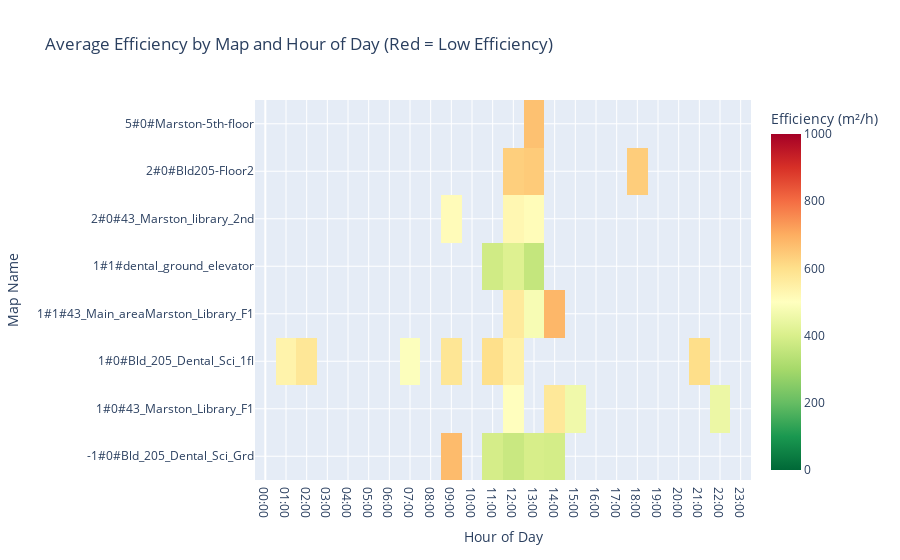
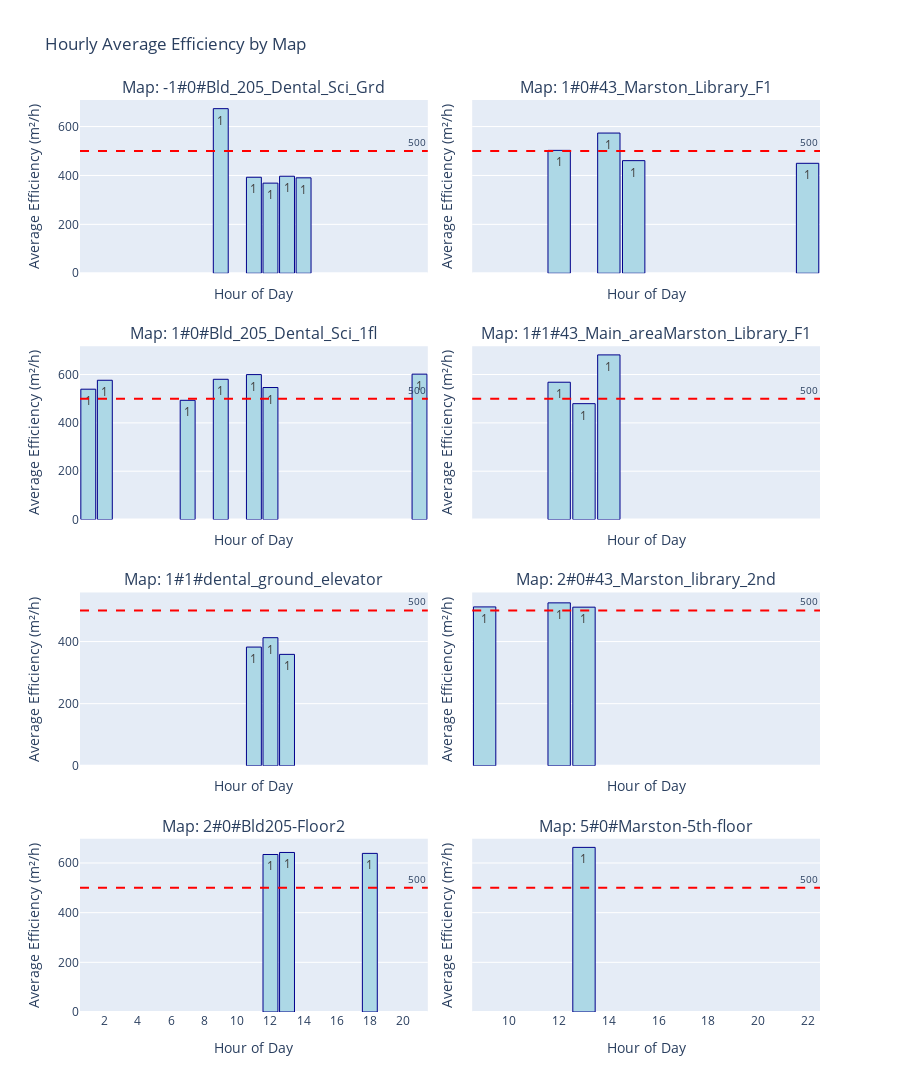

Here is the notebook cell these charts were saved with, in order:
### Code cell
import plotly.express as px
import plotly.graph_objects as go
from plotly.subplots import make_subplots
import numpy as np


# Extract hour from start_time
df['hour'] = df['start_time'].dt.hour

# Calculate average efficiency by map_name and hour
hourly_efficiency = df.groupby(['map_name', 'hour']).agg({
    'efficiency': ['mean', 'count', 'std'],
    'robot_sn': 'nunique'
}).round(2)

# Flatten column names
hourly_efficiency.columns = ['avg_efficiency', 'task_count', 'std_efficiency', 'unique_robots']
hourly_efficiency = hourly_efficiency.reset_index()

# Pivot for heatmap
pivot_data = hourly_efficiency.pivot(index='map_name', columns='hour', values='avg_efficiency')

# Fill missing hours with NaN (will appear as gray in heatmap)
all_hours = range(0, 24)
for hour in all_hours:
    if hour not in pivot_data.columns:
        pivot_data[hour] = np.nan

pivot_data = pivot_data.reindex(columns=sorted(pivot_data.columns))

print("Average Efficiency by Map and Hour:")
print("=" * 80)
print(hourly_efficiency.sort_values(['map_name', 'hour']).to_string(index=False))

# Create heatmap
fig_heatmap = go.Figure(data=go.Heatmap(
    z=pivot_data.values,
    x=pivot_data.columns,
    y=pivot_data.index,
    colorscale='RdYlGn_r',  # Red-Yellow-Green reversed (red = low efficiency)
    zmin=0,
    zmax=1000,
    hoverongaps=False,
    hovertemplate='Map: %{y}<br>Hour: %{x}:00<br>Avg Efficiency: %{z:.1f} m²/h<extra></extra>',
    colorbar=dict(title="Efficiency (m²/h)")
))

fig_heatmap.update_layout(
    title="Average Efficiency by Map and Hour of Day (Red = Low Efficiency)",
    xaxis_title="Hour of Day",
    yaxis_title="Map Name",
    height=400 + len(pivot_data) * 20,
    xaxis=dict(tickvals=list(range(0, 24)), ticktext=[f"{h:02d}:00" for h in range(0, 24)])
)

fig_heatmap.show()

# Create subplots for each map showing hourly efficiency patterns
maps = sorted(df['map_name'].unique())
n = len(maps)
cols = 2
rows = (n + cols - 1) // cols

fig_hourly = make_subplots(
    rows=rows,
    cols=cols,
    subplot_titles=[f"Map: {map_name}" for map_name in maps],
    shared_xaxes=True,
    shared_yaxes=True,
    vertical_spacing=0.08,
    horizontal_spacing=0.06
)

for i, map_name in enumerate(maps, start=1):
    map_hourly = hourly_efficiency[hourly_efficiency['map_name'] == map_name].sort_values('hour')
    row = (i - 1) // cols + 1
    col = (i - 1) % cols + 1

    # Add bar chart for hourly efficiency
    fig_hourly.add_trace(
        go.Bar(
            x=map_hourly['hour'],
            y=map_hourly['avg_efficiency'],
            name=map_name,
            showlegend=False,
            hovertemplate='Hour: %{x}:00<br>Avg Efficiency: %{y:.1f} m²/h<br>' +
                         'Tasks: %{customdata}<br>' +
                         'Robots: %{text}<extra></extra>',
            customdata=map_hourly['task_count'],
            text=map_hourly['unique_robots'],
            marker_color='lightblue',
            marker_line=dict(color='darkblue', width=1)
        ),
        row=row, col=col
    )

    # Add threshold line
    fig_hourly.add_hline(
        y=500,
        line_dash="dash",
        line_color="red",
        annotation_text="500",
        annotation_font_size=10,
        row=row, col=col
    )

fig_hourly.update_layout(
    height=300 * rows,
    title_text="Hourly Average Efficiency by Map",
    showlegend=False,
    bargap=0.1
)

fig_hourly.update_xaxes(title_text="Hour of Day", tickvals=list(range(0, 24, 2)))
fig_hourly.update_yaxes(title_text="Average Efficiency (m²/h)")

fig_hourly.show()

# Detailed analysis of low efficiency hours
print("\n" + "="*80)
print("LOW EFFICIENCY ANALYSIS BY HOUR:")
print("="*80)

# Identify hours with average efficiency below 500
low_efficiency_hours = hourly_efficiency[hourly_efficiency['avg_efficiency'] < 500]

if not low_efficiency_hours.empty:
    print("\nHours with Average Efficiency < 500:")
    print("-" * 60)
    for _, row in low_efficiency_hours.sort_values(['map_name', 'hour']).iterrows():
        print(f"Map: {row['map_name']:20} | Hour: {row['hour']:2d}:00 | "
              f"Avg Eff: {row['avg_efficiency']:6.1f} | Tasks: {row['task_count']:3d} | "
              f"Robots: {row['unique_robots']}")
else:
    print("No hours found with average efficiency below 500")

# Show worst performing hours for each map
print("\nWorst Performing Hours for Each Map:")
print("-" * 60)
for map_name in maps:
    map_data = hourly_efficiency[hourly_efficiency['map_name'] == map_name]
    if not map_data.empty:
        worst_hour = map_data.loc[map_data['avg_efficiency'].idxmin()]
        best_hour = map_data.loc[map_data['avg_efficiency'].idxmax()]

        print(f"Map: {map_name:20}")
        print(f"  Worst:  Hour {worst_hour['hour']:2d}:00 - {worst_hour['avg_efficiency']:6.1f} m²/h "
              f"({worst_hour['task_count']} tasks)")
        print(f"  Best:   Hour {best_hour['hour']:2d}:00 - {best_hour['avg_efficiency']:6.1f} m²/h "
              f"({best_hour['task_count']} tasks)")
        print(f"  Range:  {worst_hour['avg_efficiency']:.1f} - {best_hour['avg_efficiency']:.1f} m²/h")
        print()

# Additional: Hourly pattern across all maps (aggregated)
print("\nOverall Hourly Efficiency Pattern (All Maps Combined):")
print("-" * 60)
overall_hourly = df.groupby('hour').agg({
    'efficiency': ['mean', 'count', 'std'],
    'map_name': 'nunique',
    'robot_sn': 'nunique'
}).round(2)

overall_hourly.columns = ['avg_efficiency', 'total_tasks', 'std_efficiency', 'unique_maps', 'unique_robots']
overall_hourly = overall_hourly.reset_index()

for _, row in overall_hourly.iterrows():
    status = "LOW" if row['avg_efficiency'] < 500 else "OK"
    print(f"Hour {row['hour']:2d}:00 | Eff: {row['avg_efficiency']:6.1f} | "
          f"Tasks: {row['total_tasks']:4d} | Maps: {row['unique_maps']:2d} | "
          f"Robots: {row['unique_robots']:2d} | {status}")

### Figure 1 — Plotly figure (JSON) as saved in the notebook; plotly's stock layout.template omitted (floating-point values rounded to 4 significant figures; data arrays with more than 128 entries replaced by an {"elided": "..."} marker saying what was removed)
{"data": [{"colorbar": {"title": {"text": "Efficiency (m²/h)"}}, "colorscale": [[0, "rgb(0,104,55)"], [0.1, "rgb(26,152,80)"], [0.2, "rgb(102,189,99)"], [0.3, "rgb(166,217,106)"], [0.4, "rgb(217,239,139)"], [0.5, "rgb(255,255,191)"], [0.6, "rgb(254,224,139)"], [0.7, "rgb(253,174,97)"], [0.8, "rgb(244,109,67)"], [0.9, "rgb(215,48,39)"], [1, "rgb(165,0,38)"]], "hoverongaps": false, "hovertemplate": "Map: %{y}<br>Hour: %{x}:00<br>Avg Efficiency: %{z:.1f} m²/h<extra></extra>", "type": "heatmap", "x": [0, 1, 2, 3, 4, 5, 6, 7, 8, 9, 10, 11, 12, 13, 14, 15, 16, 17, 18, 19, 20, 21, 22, 23], "y": ["-1#0#Bld_205_Dental_Sci_Grd", "1#0#43_Marston_Library_F1", "1#0#Bld_205_Dental_Sci_1fl", "1#1#43_Main_areaMarston_Library_F1", "1#1#dental_ground_elevator", "2#0#43_Marston_library_2nd", "2#0#Bld205-Floor2", "5#0#Marston-5th-floor"], "z": {"elided": "8x24 float values"}, "zmax": 1000, "zmin": 0}], "layout": {"height": 560, "title": {"text": "Average Efficiency by Map and Hour of Day (Red = Low Efficiency)"}, "xaxis": {"ticktext": ["00:00", "01:00", "02:00", "03:00", "04:00", "05:00", "06:00", "07:00", "08:00", "09:00", "10:00", "11:00", "12:00", "13:00", "14:00", "15:00", "16:00", "17:00", "18:00", "19:00", "20:00", "21:00", "22:00", "23:00"], "tickvals": [0, 1, 2, 3, 4, 5, 6, 7, 8, 9, 10, 11, 12, 13, 14, 15, 16, 17, 18, 19, 20, 21, 22, 23], "title": {"text": "Hour of Day"}}, "yaxis": {"title": {"text": "Map Name"}}}}

### Figure 2 — Plotly figure (JSON) as saved in the notebook; plotly's stock layout.template omitted (floating-point values rounded to 4 significant figures)
{"data": [{"customdata": [9, 1, 1, 1, 1], "hovertemplate": "Hour: %{x}:00<br>Avg Efficiency: %{y:.1f} m²/h<br>Tasks: %{customdata}<br>Robots: %{text}<extra></extra>", "marker": {"color": "lightblue", "line": {"color": "darkblue", "width": 1}}, "name": "-1#0#Bld_205_Dental_Sci_Grd", "showlegend": false, "text": [1, 1, 1, 1, 1], "type": "bar", "x": [9, 11, 12, 13, 14], "xaxis": "x", "y": [673.1, 392.7, 368.6, 396.8, 390.3], "yaxis": "y"}, {"customdata": [2, 1, 1, 1], "hovertemplate": "Hour: %{x}:00<br>Avg Efficiency: %{y:.1f} m²/h<br>Tasks: %{customdata}<br>Robots: %{text}<extra></extra>", "marker": {"color": "lightblue", "line": {"color": "darkblue", "width": 1}}, "name": "1#0#43_Marston_Library_F1", "showlegend": false, "text": [1, 1, 1, 1], "type": "bar", "x": [12, 14, 15, 22], "xaxis": "x2", "y": [502.6, 573.4, 460.5, 449.7], "yaxis": "y2"}, {"customdata": [1, 1, 1, 2, 1, 1, 4], "hovertemplate": "Hour: %{x}:00<br>Avg Efficiency: %{y:.1f} m²/h<br>Tasks: %{customdata}<br>Robots: %{text}<extra></extra>", "marker": {"color": "lightblue", "line": {"color": "darkblue", "width": 1}}, "name": "1#0#Bld_205_Dental_Sci_1fl", "showlegend": false, "text": [1, 1, 1, 1, 1, 1, 1], "type": "bar", "x": [1, 2, 7, 9, 11, 12, 21], "xaxis": "x3", "y": [539.3, 576.3, 493.3, 580.3, 599.7, 546.2, 601.5], "yaxis": "y3"}, {"customdata": [5, 1, 3], "hovertemplate": "Hour: %{x}:00<br>Avg Efficiency: %{y:.1f} m²/h<br>Tasks: %{customdata}<br>Robots: %{text}<extra></extra>", "marker": {"color": "lightblue", "line": {"color": "darkblue", "width": 1}}, "name": "1#1#43_Main_areaMarston_Library_F1", "showlegend": false, "text": [1, 1, 1], "type": "bar", "x": [12, 13, 14], "xaxis": "x4", "y": [568.1, 479.4, 681.2], "yaxis": "y4"}, {"customdata": [5, 2, 1], "hovertemplate": "Hour: %{x}:00<br>Avg Efficiency: %{y:.1f} m²/h<br>Tasks: %{customdata}<br>Robots: %{text}<extra></extra>", "marker": {"color": "lightblue", "line": {"color": "darkblue", "width": 1}}, "name": "1#1#dental_ground_elevator", "showlegend": false, "text": [1, 1, 1], "type": "bar", "x": [11, 12, 13], "xaxis": "x5", "y": [382.2, 412.4, 358.7], "yaxis": "y5"}, {"customdata": [11, 3, 1], "hovertemplate": "Hour: %{x}:00<br>Avg Efficiency: %{y:.1f} m²/h<br>Tasks: %{customdata}<br>Robots: %{text}<extra></extra>", "marker": {"color": "lightblue", "line": {"color": "darkblue", "width": 1}}, "name": "2#0#43_Marston_library_2nd", "showlegend": false, "text": [1, 1, 1], "type": "bar", "x": [9, 12, 13], "xaxis": "x6", "y": [511.4, 524.5, 510.7], "yaxis": "y6"}, {"customdata": [2, 1, 1], "hovertemplate": "Hour: %{x}:00<br>Avg Efficiency: %{y:.1f} m²/h<br>Tasks: %{customdata}<br>Robots: %{text}<extra></extra>", "marker": {"color": "lightblue", "line": {"color": "darkblue", "width": 1}}, "name": "2#0#Bld205-Floor2", "showlegend": false, "text": [1, 1, 1], "type": "bar", "x": [12, 13, 18], "xaxis": "x7", "y": [634.3, 642.4, 638.7], "yaxis": "y7"}, {"customdata": [1], "hovertemplate": "Hour: %{x}:00<br>Avg Efficiency: %{y:.1f} m²/h<br>Tasks: %{customdata}<br>Robots: %{text}<extra></extra>", "marker": {"color": "lightblue", "line": {"color": "darkblue", "width": 1}}, "name": "5#0#Marston-5th-floor", "showlegend": false, "text": [1], "type": "bar", "x": [13], "xaxis": "x8", "y": [662.9], "yaxis": "y8"}], "layout": {"annotations": [{"font": {"size": 16}, "showarrow": false, "text": "Map: -1#0#Bld_205_Dental_Sci_Grd", "x": 0.235, "xanchor": "center", "xref": "paper", "y": 1, "yanchor": "bottom", "yref": "paper"}, {"font": {"size": 16}, "showarrow": false, "text": "Map: 1#0#43_Marston_Library_F1", "x": 0.765, "xanchor": "center", "xref": "paper", "y": 1, "yanchor": "bottom", "yref": "paper"}, {"font": {"size": 16}, "showarrow": false, "text": "Map: 1#0#Bld_205_Dental_Sci_1fl", "x": 0.235, "xanchor": "center", "xref": "paper", "y": 0.73, "yanchor": "bottom", "yref": "paper"}, {"font": {"size": 16}, "showarrow": false, "text": "Map: 1#1#43_Main_areaMarston_Library_F1", "x": 0.765, "xanchor": "center", "xref": "paper", "y": 0.73, "yanchor": "bottom", "yref": "paper"}, {"font": {"size": 16}, "showarrow": false, "text": "Map: 1#1#dental_ground_elevator", "x": 0.235, "xanchor": "center", "xref": "paper", "y": 0.46, "yanchor": "bottom", "yref": "paper"}, {"font": {"size": 16}, "showarrow": false, "text": "Map: 2#0#43_Marston_library_2nd", "x": 0.765, "xanchor": "center", "xref": "paper", "y": 0.46, "yanchor": "bottom", "yref": "paper"}, {"font": {"size": 16}, "showarrow": false, "text": "Map: 2#0#Bld205-Floor2", "x": 0.235, "xanchor": "center", "xref": "paper", "y": 0.19, "yanchor": "bottom", "yref": "paper"}, {"font": {"size": 16}, "showarrow": false, "text": "Map: 5#0#Marston-5th-floor", "x": 0.765, "xanchor": "center", "xref": "paper", "y": 0.19, "yanchor": "bottom", "yref": "paper"}, {"font": {"size": 10}, "showarrow": false, "text": "500", "x": 1, "xanchor": "right", "xref": "x domain", "y": 500, "yanchor": "bottom", "yref": "y"}, {"font": {"size": 10}, "showarrow": false, "text": "500", "x": 1, "xanchor": "right", "xref": "x2 domain", "y": 500, "yanchor": "bottom", "yref": "y2"}, {"font": {"size": 10}, "showarrow": false, "text": "500", "x": 1, "xanchor": "right", "xref": "x3 domain", "y": 500, "yanchor": "bottom", "yref": "y3"}, {"font": {"size": 10}, "showarrow": false, "text": "500", "x": 1, "xanchor": "right", "xref": "x4 domain", "y": 500, "yanchor": "bottom", "yref": "y4"}, {"font": {"size": 10}, "showarrow": false, "text": "500", "x": 1, "xanchor": "right", "xref": "x5 domain", "y": 500, "yanchor": "bottom", "yref": "y5"}, {"font": {"size": 10}, "showarrow": false, "text": "500", "x": 1, "xanchor": "right", "xref": "x6 domain", "y": 500, "yanchor": "bottom", "yref": "y6"}, {"font": {"size": 10}, "showarrow": false, "text": "500", "x": 1, "xanchor": "right", "xref": "x7 domain", "y": 500, "yanchor": "bottom", "yref": "y7"}, {"font": {"size": 10}, "showarrow": false, "text": "500", "x": 1, "xanchor": "right", "xref": "x8 domain", "y": 500, "yanchor": "bottom", "yref": "y8"}], "bargap": 0.1, "height": 1200, "shapes": [{"line": {"color": "red", "dash": "dash"}, "type": "line", "x0": 0, "x1": 1, "xref": "x domain", "y0": 500, "y1": 500, "yref": "y"}, {"line": {"color": "red", "dash": "dash"}, "type": "line", "x0": 0, "x1": 1, "xref": "x2 domain", "y0": 500, "y1": 500, "yref": "y2"}, {"line": {"color": "red", "dash": "dash"}, "type": "line", "x0": 0, "x1": 1, "xref": "x3 domain", "y0": 500, "y1": 500, "yref": "y3"}, {"line": {"color": "red", "dash": "dash"}, "type": "line", "x0": 0, "x1": 1, "xref": "x4 domain", "y0": 500, "y1": 500, "yref": "y4"}, {"line": {"color": "red", "dash": "dash"}, "type": "line", "x0": 0, "x1": 1, "xref": "x5 domain", "y0": 500, "y1": 500, "yref": "y5"}, {"line": {"color": "red", "dash": "dash"}, "type": "line", "x0": 0, "x1": 1, "xref": "x6 domain", "y0": 500, "y1": 500, "yref": "y6"}, {"line": {"color": "red", "dash": "dash"}, "type": "line", "x0": 0, "x1": 1, "xref": "x7 domain", "y0": 500, "y1": 500, "yref": "y7"}, {"line": {"color": "red", "dash": "dash"}, "type": "line", "x0": 0, "x1": 1, "xref": "x8 domain", "y0": 500, "y1": 500, "yref": "y8"}], "showlegend": false, "title": {"text": "Hourly Average Efficiency by Map"}, "xaxis": {"anchor": "y", "domain": [0, 0.47], "matches": "x7", "showticklabels": false, "tickvals": [0, 2, 4, 6, 8, 10, 12, 14, 16, 18, 20, 22], "title": {"text": "Hour of Day"}}, "xaxis2": {"anchor": "y2", "domain": [0.53, 1], "matches": "x8", "showticklabels": false, "tickvals": [0, 2, 4, 6, 8, 10, 12, 14, 16, 18, 20, 22], "title": {"text": "Hour of Day"}}, "xaxis3": {"anchor": "y3", "domain": [0, 0.47], "matches": "x7", "showticklabels": false, "tickvals": [0, 2, 4, 6, 8, 10, 12, 14, 16, 18, 20, 22], "title": {"text": "Hour of Day"}}, "xaxis4": {"anchor": "y4", "domain": [0.53, 1], "matches": "x8", "showticklabels": false, "tickvals": [0, 2, 4, 6, 8, 10, 12, 14, 16, 18, 20, 22], "title": {"text": "Hour of Day"}}, "xaxis5": {"anchor": "y5", "domain": [0, 0.47], "matches": "x7", "showticklabels": false, "tickvals": [0, 2, 4, 6, 8, 10, 12, 14, 16, 18, 20, 22], "title": {"text": "Hour of Day"}}, "xaxis6": {"anchor": "y6", "domain": [0.53, 1], "matches": "x8", "showticklabels": false, "tickvals": [0, 2, 4, 6, 8, 10, 12, 14, 16, 18, 20, 22], "title": {"text": "Hour of Day"}}, "xaxis7": {"anchor": "y7", "domain": [0, 0.47], "tickvals": [0, 2, 4, 6, 8, 10, 12, 14, 16, 18, 20, 22], "title": {"text": "Hour of Day"}}, "xaxis8": {"anchor": "y8", "domain": [0.53, 1], "tickvals": [0, 2, 4, 6, 8, 10, 12, 14, 16, 18, 20, 22], "title": {"text": "Hour of Day"}}, "yaxis": {"anchor": "x", "domain": [0.81, 1], "title": {"text": "Average Efficiency (m²/h)"}}, "yaxis2": {"anchor": "x2", "domain": [0.81, 1], "matches": "y", "showticklabels": false, "title": {"text": "Average Efficiency (m²/h)"}}, "yaxis3": {"anchor": "x3", "domain": [0.54, 0.73], "title": {"text": "Average Efficiency (m²/h)"}}, "yaxis4": {"anchor": "x4", "domain": [0.54, 0.73], "matches": "y3", "showticklabels": false, "title": {"text": "Average Efficiency (m²/h)"}}, "yaxis5": {"anchor": "x5", "domain": [0.27, 0.46], "title": {"text": "Average Efficiency (m²/h)"}}, "yaxis6": {"anchor": "x6", "domain": [0.27, 0.46], "matches": "y5", "showticklabels": false, "title": {"text": "Average Efficiency (m²/h)"}}, "yaxis7": {"anchor": "x7", "domain": [0, 0.19], "title": {"text": "Average Efficiency (m²/h)"}}, "yaxis8": {"anchor": "x8", "domain": [0, 0.19], "matches": "y7", "showticklabels": false, "title": {"text": "Average Efficiency (m²/h)"}}}}
